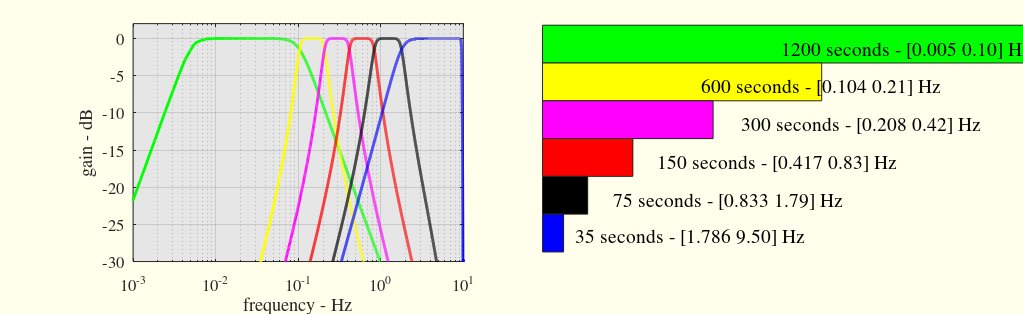

Write MATLAB code to recreate this figure.
clear

allcolors = ['g.';'y.';'m.';'r.';'k.';'b.';'rx';'yx';'mx';'rx';'kx';'c.';'k.';'r.';'c.';'m.';'g.';'b.';'k.';'r.';'c.';'m.';'g.';'k.'];

filtercharact = struct;
filtercharact(1).SCPperiod_sec  = 1200 ;
filtercharact(2).SCPperiod_sec  = 600 ;
filtercharact(3).SCPperiod_sec  = 300 ;
filtercharact(4).SCPperiod_sec  = 150 ;
filtercharact(5).SCPperiod_sec  = 75 ;
filtercharact(6).SCPperiod_sec  = 35;

filtercharact(1).overlapDFT = 0.5;
filtercharact(2).overlapDFT = 0.5;
filtercharact(3).overlapDFT = 0.5;
filtercharact(4).overlapDFT = 0.5;
filtercharact(5).overlapDFT = 0.5;
filtercharact(6).overlapDFT = 0.5;

filtercharact(1).overlapSCP = 0;
filtercharact(2).overlapSCP = 0;
filtercharact(3).overlapSCP = 0;
filtercharact(4).overlapSCP = 0;
filtercharact(5).overlapSCP = 0;
filtercharact(6).overlapSCP = 0;

filtercharact(1).ratioDFT2SCP = 5;
filtercharact(2).ratioDFT2SCP = 5;
filtercharact(3).ratioDFT2SCP = 5;
filtercharact(4).ratioDFT2SCP = 5;
filtercharact(5).ratioDFT2SCP = 5;
filtercharact(6).ratioDFT2SCP = 5;

filtercharact(1).Norder  = 3 ;
filtercharact(2).Norder  = 4 ;
filtercharact(3).Norder  = 4 ;
filtercharact(4).Norder  = 4 ;
filtercharact(5).Norder  = 4 ;
filtercharact(6).Norder  = 4;

M                               = 5;
filtercharact(1).designname     = 'butter';
filtercharact(1).windowshape    = 'hann';
filtercharact(1).Wlow_Hz        = 0.005;
filtercharact(1).overlapDFT     = 0.5;
% filtercharact(1).SCPperiod_sec  = 1000;
TFFT_Pfilter                    = filtercharact(1).SCPperiod_sec/M;

for Pfilter=2:6
    filtercharact(Pfilter).designname     = 'butter';
    filtercharact(Pfilter).windowshape    = 'hann';
    filtercharact(Pfilter).overlapDFT     = 0.5;
%     filtercharact(Pfilter).SCPperiod_sec  = filtercharact(Pfilter-1).SCPperiod_sec*0.5;
    TFFT_Pfilter                          = filtercharact(Pfilter).SCPperiod_sec/M;
    filtercharact(Pfilter).Wlow_Hz        = (1/TFFT_Pfilter)/0.08;
     filtercharact(Pfilter-1).Whigh_Hz     = filtercharact(Pfilter).Wlow_Hz;
end
filtercharact(Pfilter).Whigh_Hz           = 9.5;

scal1 = 1 ./ ([filtercharact(:).SCPperiod_sec] .* ...
    ([filtercharact(:).Whigh_Hz]-[filtercharact(:).Wlow_Hz]));

scal2 = 2 ./ ([filtercharact(:).SCPperiod_sec] .* ...
    ([filtercharact(:).Whigh_Hz]+[filtercharact(:).Wlow_Hz]));


Fs_Hz                 = 20;

P                     = length(filtercharact);
Lfft                  = 16*2048;
frqs_Hz               = (0:Lfft-1)*Fs_Hz/Lfft;
% plots of the response
figure(1)
clf

for ip=1:P
    subplot(121)
    [filnum,filden] = butter(filtercharact(ip).Norder,...
        2*[filtercharact(ip).Wlow_Hz ...
        filtercharact(ip).Whigh_Hz]/Fs_Hz);
    Hf = abs(fft(filnum,Lfft) ./ fft(filden,Lfft));
    semilogx(frqs_Hz, 10*log10(Hf),allcolors(ip),'linew',2)
    hold on
    set(gca,'xlim',[1e-3 10])
    set(gca,'ylim',[-30 2])
    set(gca,'color',[1 1 1]*0.9)
    grid on
end
hold off
set(gca,'fontname','times','fontsize',12);
xlabel('frequency - Hz')
ylabel('gain - dB')
loc = get(gca,'position');
% bar graphics, length proportional to the duration
loc(1)  = loc(1)+0.4;
loc(2)  = 0.92;
highbar = 0.12;
for ip=1:P
    switch ip
        case 1
            lenbar  = (filtercharact(ip).SCPperiod_sec)/2200;
            locx = loc(1)+loc(3)*0.12-0.14;
        case 2
            lenbar  = (filtercharact(ip).SCPperiod_sec)/2200;
            locx = loc(1)+loc(3)*0.12;
        case 3
            lenbar  = (filtercharact(ip).SCPperiod_sec)/1800;
            locx = loc(1)+loc(3)*0.12+0.6;
        case 4
            lenbar  = (filtercharact(ip).SCPperiod_sec)/1700;
            locx = loc(1)+loc(3)*0.12+0.7;
        case 5
            lenbar  = (filtercharact(ip).SCPperiod_sec)/1700;
            locx = loc(1)+loc(3)*0.12+1;
        case 6
            lenbar  = (filtercharact(ip).SCPperiod_sec)/1700;
            locx = loc(1)+loc(3)*0.12+1;
    end
    midy    = (filtercharact(ip).Whigh_Hz+filtercharact(ip).Wlow_Hz)/12;
    loc(2)  = loc(2)-highbar;
    subplot('position',[loc(1) loc(2) lenbar highbar])
    set(gca,'xtick',[],'ytick',[],'box','on')
    tt=sprintf('%i seconds - [%4.3f %4.2f] Hz',filtercharact(ip).SCPperiod_sec,...
        filtercharact(ip).Wlow_Hz,...
        filtercharact(ip).Whigh_Hz);
    text(locx,midy*0.03+0.355,tt,'fontname','times','fontsize',14)
    set(gca,'color',allcolors(ip))
end
set(gca,'fontname','times','fontsize',12);
% xlabel('time of stationarity - frequency bandwidth')
HorizontalSize = 26;
VerticalSize   = 8;
set(gcf,'units','centimeters');
set(gcf,'paperunits','centimeters');
set(gcf,'PaperType','a3');
% set(gcf,'position',[0 5 HorizontalSize VerticalSize]);
set(gcf,'paperposition',[0 0 HorizontalSize VerticalSize]);

set(gcf,'color', [1,1,0.92]);
set(gcf, 'InvertHardCopy', 'off');

%
%         print -depsc -loose ../../textes/6distConjointHMSC/filterbank.eps
%     !epstopdf ../../textes/6distConjointHMSC/filterbank.eps
%     !rm ../../textes/6distConjointHMSC/filterbank.eps
%      print -depsc -loose ../../slides/7sessionmeeting/filterbank.eps
%         print -depsc -loose ../../slides/6slidessummary01072915/.eps
%     !epstopdf ../../slides/6slidessummary01072915/filterbank.eps
%     !rm ../../slides/6slidessummary01072915/filterbank.eps
%
%     printdirectory  = ' ../slidesITW2015/';
%     fileprintepscmd = sprintf('print -depsc -loose %sfilterbank.eps',printdirectory);
%     fileeps2pdfcmd  = sprintf('!epstopdf %sfilterbank.eps',printdirectory);
%     filermcmd       = sprintf('!rm %sfilterbank.eps',printdirectory);
%     %
%       eval(fileprintepscmd)
%         eval(fileeps2pdfcmd)
%         eval(filermcmd)


%==== parameters for TeX
tabFB = [];
for ip = 1:P
    tabFB = [tabFB ...
        sprintf('$[%4.3f-%4.2f]$&$%i$\n%s %s',...
        filtercharact(ip).Wlow_Hz, ...
        filtercharact(ip).Whigh_Hz,filtercharact(ip).SCPperiod_sec ,'\\ \hline')];
end
tabFB
%====
save filtercharacteristics2 filtercharact

filtercharact